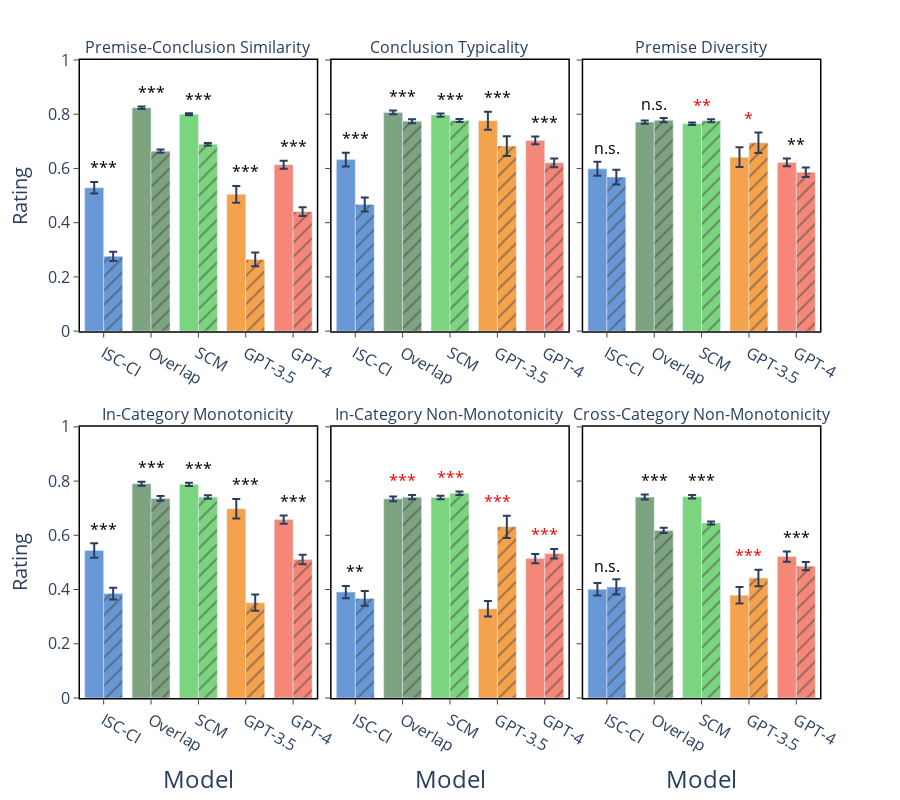

Source (notebook cell):
### Code cell
# Calculate average ratings for each model by argument group for unpaired comparison
plot_data = argument_data[['Phenomenon','Argument Group']+models].melt(id_vars=['Phenomenon','Argument Group']).rename(columns={'variable':'Model','value':'Rating'})
plot_data = plot_data.groupby(['Phenomenon','Argument Group','Model']).agg(['mean','sem'])['Rating'].reset_index().rename(columns={'mean':'Rating'})
plot_data['95ci'] = plot_data['sem']*1.96
fig = px.bar(plot_data[plot_data.Phenomenon!='Thematic Match'],x='Model',y='Rating',error_y='95ci',color='Argument Group',barmode='group',
             category_orders={'Model':['ISC-CI','Overlap','SCM'],
                              'Phenomenon':['Premise-Conclusion Similarity','Conclusion Typicality','Premise Diversity','In-Category Monotonicity','In-Category Non-Monotonicity','Cross-Category Non-Monotonicity']},
             facet_col='Phenomenon', facet_col_wrap=3, facet_row_spacing=0.15, pattern_shape='Argument Group',range_y=[0,1])

# Format figure style & coloring
fig = utils.format_figure(fig,height=800)
fig.for_each_annotation(lambda a: a.update(text=a.text.split('=')[1]))
fig.update_annotations(font_size=16)
fig.update_xaxes(showticklabels=True,tickfont=dict(size=16))
fig.update_yaxes(titlefont=dict(size=20),tickfont=dict(size=16))
colors = [utils.model_colors[x] for x in sorted(models)]
for i in range(len(fig.data)):
    fig.data[i].marker.color = colors

# Set up statistical significance
plot_data['Bar Height'] = plot_data['Rating']+plot_data['95ci']
regression_columns = ['coef','se','T','pval','CI[2.5%]','CI[97.5%]']
significance_data = plot_data.groupby(['Phenomenon','Model']).max().reset_index()[['Phenomenon','Model','Bar Height']]
regression_data = []

# Run paired and unpaired t-tests
ttest_data = []
for phenomenon in significance_data.Phenomenon.unique():
    phenomenon_data = argument_data[(argument_data.Phenomenon==phenomenon)]
    high_data = phenomenon_data[phenomenon_data['Argument Group']=='High']
    low_data = phenomenon_data[phenomenon_data['Argument Group']=='Low']
    combined_data = high_data.merge(low_data,on=['Premise 1','Conclusion'],suffixes=('_high','_low'))
    for model in models:
        # First handle paired comparisons
        statistic, p = 0, 0
        if 'Monotonicity' in phenomenon:
            statistic, p = ttest_rel(combined_data[f'{model}_high'],combined_data[f'{model}_low'])
        else:
            statistic, p = ttest_ind(high_data[model],low_data[model])
        direction = 'correct' if high_data[model].mean()>low_data[model].mean() else 'opposite'
        if p>=.05:
            direction = 'n.s.'
        ttest_data.append({'Model':model,'Phenomenon':phenomenon,'statistic':statistic,'p':p,'p_stars':utils.p_to_stars(p),'direction':direction})

# Add significance to bar plot
significance_data = significance_data.merge(pd.DataFrame(ttest_data),on=['Phenomenon','Model'])

phenomenon_to_axis_label = {'Conclusion Typicality':'5','Premise Diversity':'6','Cross-Category Non-Monotonicity':'3',
                            'In-Category Non-Monotonicity':'2','Premise-Conclusion Similarity':'4','In-Category Monotonicity':''}
for phenomenon in plot_data.Phenomenon.unique():
    if phenomenon=='Thematic Match':
        continue
    for model in plot_data.Model.unique():
        sig_data = significance_data.query(f'Model=="{model}"&Phenomenon=="{phenomenon}"')
        bar_height = sig_data['Bar Height'].values[0]
        p_stars = sig_data['p_stars'].values[0]
        color = 'red' if sig_data['direction'].values[0]=='opposite' else 'black'
        axis_label = phenomenon_to_axis_label[phenomenon]
        fig.add_annotation(x=model,xref='x'+axis_label,yref='y'+axis_label,y=bar_height+0.05,text=p_stars,
                           showarrow=False,font=dict(size=16,color=color))
fig.update_layout(showlegend=False)
fig.show()

### Figure 1 — Plotly figure (JSON) as saved in the notebook; plotly's stock layout.template omitted (floating-point values rounded to 4 significant figures)
{"data": [{"alignmentgroup": "True", "error_y": {"array": [0.03101, 0.01456, 0.02121, 0.005006, 0.00408]}, "hovertemplate": "Argument Group=High<br>Phenomenon=Premise-Conclusion Similarity<br>Model=%{x}<br>Rating=%{y}<extra></extra>", "legendgroup": "High", "marker": {"color": ["#F4A24C", "#F48777", "#6797D5", "#7DA381", "#7BD47E"], "pattern": {"shape": ""}}, "name": "High", "offsetgroup": "High", "orientation": "v", "showlegend": true, "textposition": "auto", "type": "bar", "x": ["GPT-3.5", "GPT-4", "ISC-CI", "Overlap", "SCM"], "xaxis": "x4", "y": [0.5047, 0.6139, 0.5287, 0.8238, 0.7999], "yaxis": "y4"}, {"alignmentgroup": "True", "error_y": {"array": [0.03326, 0.01447, 0.02526, 0.006893, 0.005899]}, "hovertemplate": "Argument Group=High<br>Phenomenon=Conclusion Typicality<br>Model=%{x}<br>Rating=%{y}<extra></extra>", "legendgroup": "High", "marker": {"color": ["#F4A24C", "#F48777", "#6797D5", "#7DA381", "#7BD47E"], "pattern": {"shape": ""}}, "name": "High", "offsetgroup": "High", "orientation": "v", "showlegend": false, "textposition": "auto", "type": "bar", "x": ["GPT-3.5", "GPT-4", "ISC-CI", "Overlap", "SCM"], "xaxis": "x5", "y": [0.7761, 0.7035, 0.6326, 0.8066, 0.7971], "yaxis": "y5"}, {"alignmentgroup": "True", "error_y": {"array": [0.03617, 0.01441, 0.02594, 0.00588, 0.004831]}, "hovertemplate": "Argument Group=High<br>Phenomenon=Premise Diversity<br>Model=%{x}<br>Rating=%{y}<extra></extra>", "legendgroup": "High", "marker": {"color": ["#F4A24C", "#F48777", "#6797D5", "#7DA381", "#7BD47E"], "pattern": {"shape": ""}}, "name": "High", "offsetgroup": "High", "orientation": "v", "showlegend": false, "textposition": "auto", "type": "bar", "x": ["GPT-3.5", "GPT-4", "ISC-CI", "Overlap", "SCM"], "xaxis": "x6", "y": [0.6416, 0.6222, 0.5986, 0.7709, 0.7651], "yaxis": "y6"}, {"alignmentgroup": "True", "error_y": {"array": [0.03594, 0.01527, 0.02691, 0.00715, 0.005674]}, "hovertemplate": "Argument Group=High<br>Phenomenon=In-Category Monotonicity<br>Model=%{x}<br>Rating=%{y}<extra></extra>", "legendgroup": "High", "marker": {"color": ["#F4A24C", "#F48777", "#6797D5", "#7DA381", "#7BD47E"], "pattern": {"shape": ""}}, "name": "High", "offsetgroup": "High", "orientation": "v", "showlegend": false, "textposition": "auto", "type": "bar", "x": ["GPT-3.5", "GPT-4", "ISC-CI", "Overlap", "SCM"], "xaxis": "x", "y": [0.6979, 0.6582, 0.5437, 0.7901, 0.7879], "yaxis": "y"}, {"alignmentgroup": "True", "error_y": {"array": [0.02851, 0.01713, 0.02259, 0.008828, 0.006474]}, "hovertemplate": "Argument Group=High<br>Phenomenon=In-Category Non-Monotonicity<br>Model=%{x}<br>Rating=%{y}<extra></extra>", "legendgroup": "High", "marker": {"color": ["#F4A24C", "#F48777", "#6797D5", "#7DA381", "#7BD47E"], "pattern": {"shape": ""}}, "name": "High", "offsetgroup": "High", "orientation": "v", "showlegend": false, "textposition": "auto", "type": "bar", "x": ["GPT-3.5", "GPT-4", "ISC-CI", "Overlap", "SCM"], "xaxis": "x2", "y": [0.3291, 0.5142, 0.3907, 0.7344, 0.7398], "yaxis": "y2"}, {"alignmentgroup": "True", "error_y": {"array": [0.03027, 0.01872, 0.023, 0.00927, 0.00642]}, "hovertemplate": "Argument Group=High<br>Phenomenon=Cross-Category Non-Monotonicity<br>Model=%{x}<br>Rating=%{y}<extra></extra>", "legendgroup": "High", "marker": {"color": ["#F4A24C", "#F48777", "#6797D5", "#7DA381", "#7BD47E"], "pattern": {"shape": ""}}, "name": "High", "offsetgroup": "High", "orientation": "v", "showlegend": false, "textposition": "auto", "type": "bar", "x": ["GPT-3.5", "GPT-4", "ISC-CI", "Overlap", "SCM"], "xaxis": "x3", "y": [0.3787, 0.5214, 0.4007, 0.7412, 0.7425], "yaxis": "y3"}, {"alignmentgroup": "True", "error_y": {"array": [0.02525, 0.01572, 0.01708, 0.00562, 0.004616]}, "hovertemplate": "Argument Group=Low<br>Phenomenon=Premise-Conclusion Similarity<br>Model=%{x}<br>Rating=%{y}<extra></extra>", "legendgroup": "Low", "marker": {"color": ["#F4A24C", "#F48777", "#6797D5", "#7DA381", "#7BD47E"], "pattern": {"shape": "/"}}, "name": "Low", "offsetgroup": "Low", "orientation": "v", "showlegend": true, "textposition": "auto", "type": "bar", "x": ["GPT-3.5", "GPT-4", "ISC-CI", "Overlap", "SCM"], "xaxis": "x4", "y": [0.2644, 0.4408, 0.2759, 0.6639, 0.6895], "yaxis": "y4"}, {"alignmentgroup": "True", "error_y": {"array": [0.03642, 0.01602, 0.0258, 0.007133, 0.005488]}, "hovertemplate": "Argument Group=Low<br>Phenomenon=Conclusion Typicality<br>Model=%{x}<br>Rating=%{y}<extra></extra>", "legendgroup": "Low", "marker": {"color": ["#F4A24C", "#F48777", "#6797D5", "#7DA381", "#7BD47E"], "pattern": {"shape": "/"}}, "name": "Low", "offsetgroup": "Low", "orientation": "v", "showlegend": false, "textposition": "auto", "type": "bar", "x": ["GPT-3.5", "GPT-4", "ISC-CI", "Overlap", "SCM"], "xaxis": "x5", "y": [0.6827, 0.6208, 0.4675, 0.774, 0.7771], "yaxis": "y5"}, {"alignmentgroup": "True", "error_y": {"array": [0.03747, 0.01725, 0.02758, 0.007802, 0.005854]}, "hovertemplate": "Argument Group=Low<br>Phenomenon=Premise Diversity<br>Model=%{x}<br>Rating=%{y}<extra></extra>", "legendgroup": "Low", "marker": {"color": ["#F4A24C", "#F48777", "#6797D5", "#7DA381", "#7BD47E"], "pattern": {"shape": "/"}}, "name": "Low", "offsetgroup": "Low", "orientation": "v", "showlegend": false, "textposition": "auto", "type": "bar", "x": ["GPT-3.5", "GPT-4", "ISC-CI", "Overlap", "SCM"], "xaxis": "x6", "y": [0.6948, 0.5859, 0.5681, 0.7782, 0.776], "yaxis": "y6"}, {"alignmentgroup": "True", "error_y": {"array": [0.02995, 0.01741, 0.02125, 0.008674, 0.006355]}, "hovertemplate": "Argument Group=Low<br>Phenomenon=In-Category Monotonicity<br>Model=%{x}<br>Rating=%{y}<extra></extra>", "legendgroup": "Low", "marker": {"color": ["#F4A24C", "#F48777", "#6797D5", "#7DA381", "#7BD47E"], "pattern": {"shape": "/"}}, "name": "Low", "offsetgroup": "Low", "orientation": "v", "showlegend": false, "textposition": "auto", "type": "bar", "x": ["GPT-3.5", "GPT-4", "ISC-CI", "Overlap", "SCM"], "xaxis": "x", "y": [0.3513, 0.5105, 0.3849, 0.7358, 0.7411], "yaxis": "y"}, {"alignmentgroup": "True", "error_y": {"array": [0.041, 0.0175, 0.0272, 0.008155, 0.006451]}, "hovertemplate": "Argument Group=Low<br>Phenomenon=In-Category Non-Monotonicity<br>Model=%{x}<br>Rating=%{y}<extra></extra>", "legendgroup": "Low", "marker": {"color": ["#F4A24C", "#F48777", "#6797D5", "#7DA381", "#7BD47E"], "pattern": {"shape": "/"}}, "name": "Low", "offsetgroup": "Low", "orientation": "v", "showlegend": false, "textposition": "auto", "type": "bar", "x": ["GPT-3.5", "GPT-4", "ISC-CI", "Overlap", "SCM"], "xaxis": "x2", "y": [0.6315, 0.5323, 0.367, 0.7407, 0.7551], "yaxis": "y2"}, {"alignmentgroup": "True", "error_y": {"array": [0.03059, 0.01541, 0.02774, 0.00967, 0.005215]}, "hovertemplate": "Argument Group=Low<br>Phenomenon=Cross-Category Non-Monotonicity<br>Model=%{x}<br>Rating=%{y}<extra></extra>", "legendgroup": "Low", "marker": {"color": ["#F4A24C", "#F48777", "#6797D5", "#7DA381", "#7BD47E"], "pattern": {"shape": "/"}}, "name": "Low", "offsetgroup": "Low", "orientation": "v", "showlegend": false, "textposition": "auto", "type": "bar", "x": ["GPT-3.5", "GPT-4", "ISC-CI", "Overlap", "SCM"], "xaxis": "x3", "y": [0.4425, 0.4863, 0.4098, 0.618, 0.6455], "yaxis": "y3"}], "layout": {"annotations": [{"font": {"size": 16}, "showarrow": false, "text": "In-Category Monotonicity", "x": 0.16, "xanchor": "center", "xref": "paper", "y": 0.425, "yanchor": "bottom", "yref": "paper"}, {"font": {"size": 16}, "showarrow": false, "text": "In-Category Non-Monotonicity", "x": 0.5, "xanchor": "center", "xref": "paper", "y": 0.425, "yanchor": "bottom", "yref": "paper"}, {"font": {"size": 16}, "showarrow": false, "text": "Cross-Category Non-Monotonicity", "x": 0.84, "xanchor": "center", "xref": "paper", "y": 0.425, "yanchor": "bottom", "yref": "paper"}, {"font": {"size": 16}, "showarrow": false, "text": "Premise-Conclusion Similarity", "x": 0.16, "xanchor": "center", "xref": "paper", "y": 1, "yanchor": "bottom", "yref": "paper"}, {"font": {"size": 16}, "showarrow": false, "text": "Conclusion Typicality", "x": 0.5, "xanchor": "center", "xref": "paper", "y": 1, "yanchor": "bottom", "yref": "paper"}, {"font": {"size": 16}, "showarrow": false, "text": "Premise Diversity", "x": 0.84, "xanchor": "center", "xref": "paper", "y": 1, "yanchor": "bottom", "yref": "paper"}, {"font": {"color": "black", "size": 16}, "showarrow": false, "text": "***", "x": "GPT-3.5", "xref": "x5", "y": 0.8594, "yref": "y5"}, {"font": {"color": "black", "size": 16}, "showarrow": false, "text": "***", "x": "GPT-4", "xref": "x5", "y": 0.768, "yref": "y5"}, {"font": {"color": "black", "size": 16}, "showarrow": false, "text": "***", "x": "ISC-CI", "xref": "x5", "y": 0.7079, "yref": "y5"}, {"font": {"color": "black", "size": 16}, "showarrow": false, "text": "***", "x": "Overlap", "xref": "x5", "y": 0.8635, "yref": "y5"}, {"font": {"color": "black", "size": 16}, "showarrow": false, "text": "***", "x": "SCM", "xref": "x5", "y": 0.853, "yref": "y5"}, {"font": {"color": "red", "size": 16}, "showarrow": false, "text": "***", "x": "GPT-3.5", "xref": "x3", "y": 0.5231, "yref": "y3"}, {"font": {"color": "black", "size": 16}, "showarrow": false, "text": "***", "x": "GPT-4", "xref": "x3", "y": 0.5901, "yref": "y3"}, {"font": {"color": "black", "size": 16}, "showarrow": false, "text": "n.s.", "x": "ISC-CI", "xref": "x3", "y": 0.4875, "yref": "y3"}, {"font": {"color": "black", "size": 16}, "showarrow": false, "text": "***", "x": "Overlap", "xref": "x3", "y": 0.8005, "yref": "y3"}, {"font": {"color": "black", "size": 16}, "showarrow": false, "text": "***", "x": "SCM", "xref": "x3", "y": 0.799, "yref": "y3"}, {"font": {"color": "black", "size": 16}, "showarrow": false, "text": "***", "x": "GPT-3.5", "xref": "x", "y": 0.7838, "yref": "y"}, {"font": {"color": "black", "size": 16}, "showarrow": false, "text": "***", "x": "GPT-4", "xref": "x", "y": 0.7235, "yref": "y"}, {"font": {"color": "black", "size": 16}, "showarrow": false, "text": "***", "x": "ISC-CI", "xref": "x", "y": 0.6206, "yref": "y"}, {"font": {"color": "black", "size": 16}, "showarrow": false, "text": "***", "x": "Overlap", "xref": "x", "y": 0.8473, "yref": "y"}, {"font": {"color": "black", "size": 16}, "showarrow": false, "text": "***", "x": "SCM", "xref": "x", "y": 0.8436, "yref": "y"}, {"font": {"color": "red", "size": 16}, "showarrow": false, "text": "***", "x": "GPT-3.5", "xref": "x2", "y": 0.7225, "yref": "y2"}, {"font": {"color": "red", "size": 16}, "showarrow": false, "text": "***", "x": "GPT-4", "xref": "x2", "y": 0.5998, "yref": "y2"}, {"font": {"color": "black", "size": 16}, "showarrow": false, "text": "**", "x": "ISC-CI", "xref": "x2", "y": 0.4633, "yref": "y2"}, {"font": {"color": "red", "size": 16}, "showarrow": false, "text": "***", "x": "Overlap", "xref": "x2", "y": 0.7989, "yref": "y2"}, {"font": {"color": "red", "size": 16}, "showarrow": false, "text": "***", "x": "SCM", "xref": "x2", "y": 0.8116, "yref": "y2"}, {"font": {"color": "red", "size": 16}, "showarrow": false, "text": "*", "x": "GPT-3.5", "xref": "x6", "y": 0.7823, "yref": "y6"}, {"font": {"color": "black", "size": 16}, "showarrow": false, "text": "**", "x": "GPT-4", "xref": "x6", "y": 0.6866, "yref": "y6"}, {"font": {"color": "black", "size": 16}, "showarrow": false, "text": "n.s.", "x": "ISC-CI", "xref": "x6", "y": 0.6746, "yref": "y6"}, {"font": {"color": "black", "size": 16}, "showarrow": false, "text": "n.s.", "x": "Overlap", "xref": "x6", "y": 0.836, "yref": "y6"}, {"font": {"color": "red", "size": 16}, "showarrow": false, "text": "**", "x": "SCM", "xref": "x6", "y": 0.8318, "yref": "y6"}, {"font": {"color": "black", "size": 16}, "showarrow": false, "text": "***", "x": "GPT-3.5", "xref": "x4", "y": 0.5857, "yref": "y4"}, {"font": {"color": "black", "size": 16}, "showarrow": false, "text": "***", "x": "GPT-4", "xref": "x4", "y": 0.6785, "yref": "y4"}, {"font": {"color": "black", "size": 16}, "showarrow": false, "text": "***", "x": "ISC-CI", "xref": "x4", "y": 0.5999, "yref": "y4"}, {"font": {"color": "black", "size": 16}, "showarrow": false, "text": "***", "x": "Overlap", "xref": "x4", "y": 0.8788, "yref": "y4"}, {"font": {"color": "black", "size": 16}, "showarrow": false, "text": "***", "x": "SCM", "xref": "x4", "y": 0.854, "yref": "y4"}], "barmode": "group", "height": 800, "legend": {"title": {"text": "Argument Group"}, "tracegroupgap": 0}, "margin": {"t": 60}, "plot_bgcolor": "white", "showlegend": false, "xaxis": {"anchor": "y", "categoryarray": ["ISC-CI", "Overlap", "SCM"], "categoryorder": "array", "domain": [0, 0.32], "linecolor": "black", "linewidth": 1.5, "mirror": true, "showgrid": false, "showline": true, "showticklabels": true, "tickfont": {"size": 16}, "ticks": "outside", "title": {"font": {"size": 24}, "text": "Model"}}, "xaxis2": {"anchor": "y2", "categoryarray": ["ISC-CI", "Overlap", "SCM"], "categoryorder": "array", "domain": [0.34, 0.66], "linecolor": "black", "linewidth": 1.5, "matches": "x", "mirror": true, "showgrid": false, "showline": true, "showticklabels": true, "tickfont": {"size": 16}, "ticks": "outside", "title": {"font": {"size": 24}, "text": "Model"}}, "xaxis3": {"anchor": "y3", "categoryarray": ["ISC-CI", "Overlap", "SCM"], "categoryorder": "array", "domain": [0.68, 1.0], "linecolor": "black", "linewidth": 1.5, "matches": "x", "mirror": true, "showgrid": false, "showline": true, "showticklabels": true, "tickfont": {"size": 16}, "ticks": "outside", "title": {"font": {"size": 24}, "text": "Model"}}, "xaxis4": {"anchor": "y4", "domain": [0, 0.32], "linecolor": "black", "linewidth": 1.5, "matches": "x", "mirror": true, "showgrid": false, "showline": true, "showticklabels": true, "tickfont": {"size": 16}, "ticks": "outside", "title": {"font": {"size": 24}}}, "xaxis5": {"anchor": "y5", "domain": [0.34, 0.66], "linecolor": "black", "linewidth": 1.5, "matches": "x", "mirror": true, "showgrid": false, "showline": true, "showticklabels": true, "tickfont": {"size": 16}, "ticks": "outside", "title": {"font": {"size": 24}}}, "xaxis6": {"anchor": "y6", "domain": [0.68, 1.0], "linecolor": "black", "linewidth": 1.5, "matches": "x", "mirror": true, "showgrid": false, "showline": true, "showticklabels": true, "tickfont": {"size": 16}, "ticks": "outside", "title": {"font": {"size": 24}}}, "yaxis": {"anchor": "x", "domain": [0, 0.425], "linecolor": "black", "linewidth": 1.5, "mirror": true, "range": [0, 1], "showgrid": false, "showline": true, "tickfont": {"size": 16}, "ticks": "outside", "title": {"font": {"size": 20}, "text": "Rating"}}, "yaxis2": {"anchor": "x2", "domain": [0, 0.425], "linecolor": "black", "linewidth": 1.5, "matches": "y", "mirror": true, "showgrid": false, "showline": true, "showticklabels": false, "tickfont": {"size": 16}, "ticks": "outside", "title": {"font": {"size": 20}}}, "yaxis3": {"anchor": "x3", "domain": [0, 0.425], "linecolor": "black", "linewidth": 1.5, "matches": "y", "mirror": true, "showgrid": false, "showline": true, "showticklabels": false, "tickfont": {"size": 16}, "ticks": "outside", "title": {"font": {"size": 20}}}, "yaxis4": {"anchor": "x4", "domain": [0.575, 1], "linecolor": "black", "linewidth": 1.5, "matches": "y", "mirror": true, "range": [0, 1], "showgrid": false, "showline": true, "tickfont": {"size": 16}, "ticks": "outside", "title": {"font": {"size": 20}, "text": "Rating"}}, "yaxis5": {"anchor": "x5", "domain": [0.575, 1], "linecolor": "black", "linewidth": 1.5, "matches": "y", "mirror": true, "showgrid": false, "showline": true, "showticklabels": false, "tickfont": {"size": 16}, "ticks": "outside", "title": {"font": {"size": 20}}}, "yaxis6": {"anchor": "x6", "domain": [0.575, 1], "linecolor": "black", "linewidth": 1.5, "matches": "y", "mirror": true, "showgrid": false, "showline": true, "showticklabels": false, "tickfont": {"size": 16}, "ticks": "outside", "title": {"font": {"size": 20}}}}}
